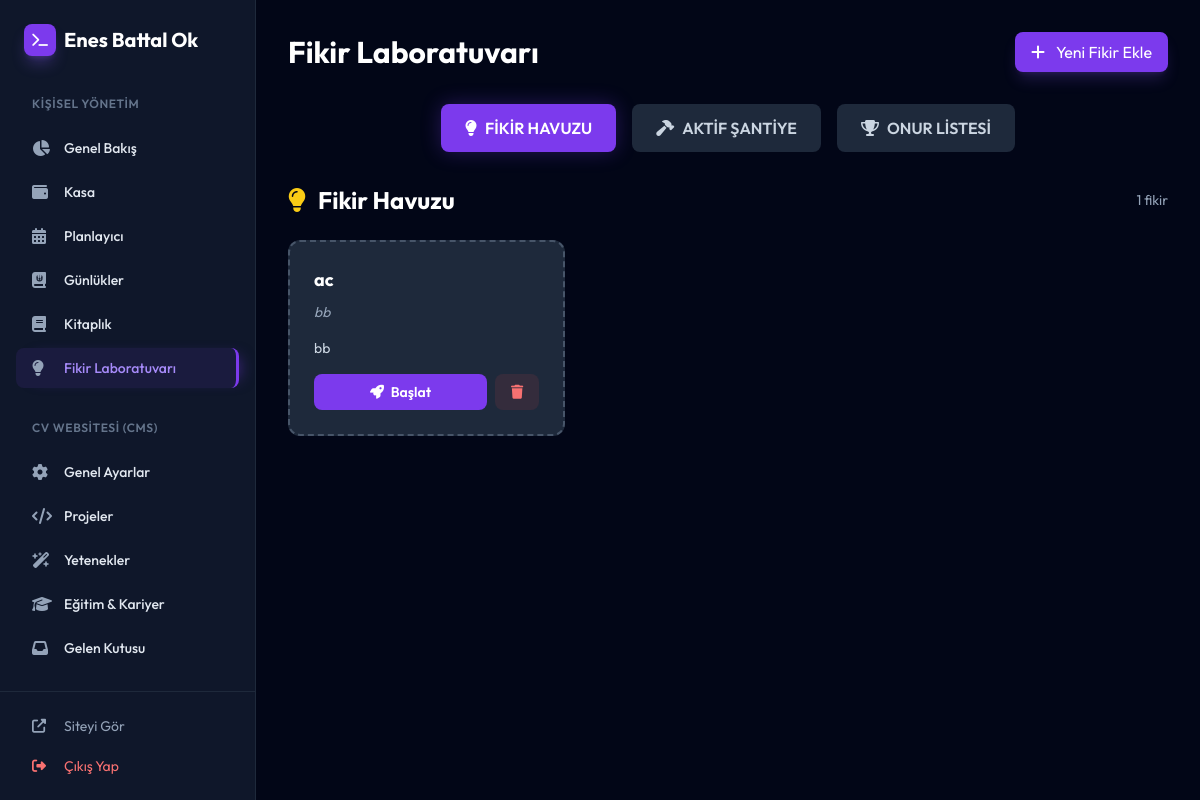
Page /admin/ideas (signed in) on the earlier database version.
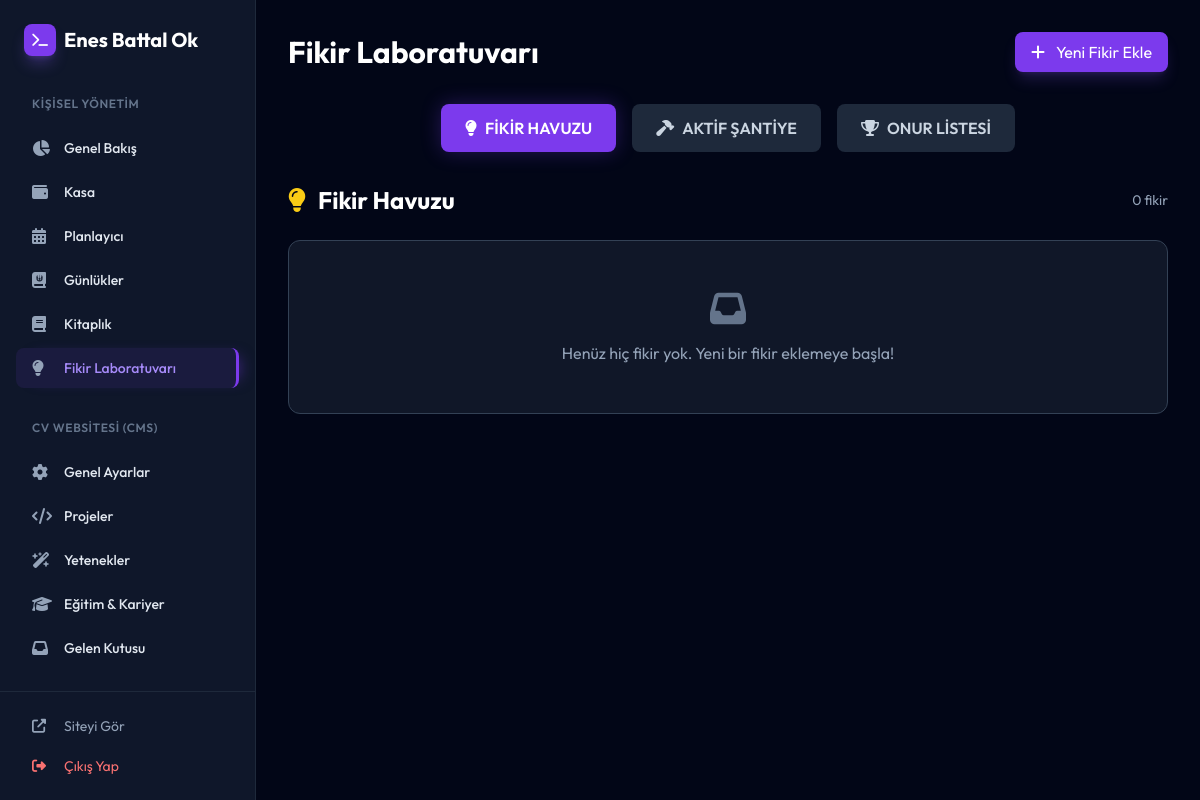
Same page on the later database version.
### models.py (models this page shows)
class ProjeFikri(db.Model):
    id = db.Column(db.Integer, primary_key=True)
    baslik = db.Column(db.String(200), nullable=False)
    ozet = db.Column(db.String(255)) # Kısa açıklama (Pitch)
    detay = db.Column(db.Text) # Detaylı açıklama
    sorun = db.Column(db.Text) # Çözdüğü sorun nedir?
    teknolojiler = db.Column(db.String(255)) # Virgülle ayrılmış etiketler
    durum = db.Column(db.String(50), default='FIKIR') # 'FIKIR', 'AKTIF', 'BITTI'
    baslangic_tarihi = db.Column(db.DateTime) # Sadece AKTIF ve BITTI ise dolu
    bitis_tarihi = db.Column(db.DateTime) # Tahmini veya gerçekleşen bitiş
    ilerleme = db.Column(db.Integer, default=0) # 0-100 (Sadece AKTIF ise)
    olusturma_tarihi = db.Column(db.DateTime, default=datetime.utcnow)
    gorevler = db.relationship('ProjeGorev', backref=db.backref('proje', lazy=True), cascade='all, delete-orphan')

### main.py (the view)
    @app.route('/admin/ideas')
    @login_required
    def admin_ideas():
        fikirler = ProjeFikri.query.filter_by(durum='FIKIR').order_by(ProjeFikri.olusturma_tarihi.desc()).all()
        aktif_projeler = ProjeFikri.query.filter_by(durum='AKTIF').order_by(ProjeFikri.baslangic_tarihi.desc()).all()
        bugün = datetime.now().date()
        for proje in aktif_projeler:
            for gorev in proje.gorevler:
                if gorev.durum == 'BEKLIYOR' and gorev.baslangic_tarihi:
                    if gorev.baslangic_tarihi.date() <= bugün:
                        gorev.durum = 'YAPILACAK'
        db.session.commit()
        for proje in aktif_projeler:
            proje.gorevler_sirali = sorted(
                proje.gorevler,
                key=lambda g: (g.faz or '', g.sira or g.id)
            )
            toplam_gorev = len(proje.gorevler)
            biten_gorev = len([g for g in proje.gorevler if g.durum == 'BITTI'])
            if toplam_gorev > 0:
                proje.ilerleme_yuzde = (biten_gorev / toplam_gorev) * 100
            else:
                proje.ilerleme_yuzde = 0
            proje.toplam_gorev = toplam_gorev
            proje.biten_gorev = biten_gorev
        biten_projeler = ProjeFikri.query.filter_by(durum='BITTI').order_by(ProjeFikri.bitis_tarihi.desc()).all()
        return render_template('admin_ideas.html', fikirler=fikirler, aktif_projeler=aktif_projeler, biten_projeler=biten_projeler, now=datetime.now())

### templates/admin_ideas.html (shortened to what this page needs)
{% extends "admin_base.html" %}
{% block content %}
<div class="pb-20">
    <div class="flex items-center justify-between mb-8">
        <h1 class="text-3xl font-bold text-white">Fikir Laboratuvarı</h1>
        <button onclick="openAddIdeaModal()" class="px-4 py-2 bg-violet-600 text-white rounded-lg hover:bg-violet-700 transition-all shadow-lg shadow-violet-500/20">
            <i class="fas fa-plus mr-2"></i> Yeni Fikir Ekle
        </button>
    </div>
    <div class="flex justify-center gap-4 mb-8">
        <button onclick="switchTab('fikir')" id="tab-fikir-btn" class="tab-button active px-6 py-3 rounded-lg font-semibold transition-all flex items-center gap-2 bg-violet-600 text-white shadow-lg shadow-violet-500/20">
            <i class="fas fa-lightbulb"></i> FİKİR HAVUZU
        </button>
        <button onclick="switchTab('aktif')" id="tab-aktif-btn" class="tab-button px-6 py-3 rounded-lg font-semibold transition-all flex items-center gap-2 bg-slate-800 text-slate-300 hover:bg-slate-700">
            <i class="fas fa-hammer"></i> AKTİF ŞANTİYE
        </button>
        <button onclick="switchTab('honor')" id="tab-honor-btn" class="tab-button px-6 py-3 rounded-lg font-semibold transition-all flex items-center gap-2 bg-slate-800 text-slate-300 hover:bg-slate-700">
            <i class="fas fa-trophy"></i> ONUR LİSTESİ
        </button>
    </div>
    <div id="tab-fikir" class="tab-content active">
        <div class="flex items-center gap-3 mb-6">
            <i class="fas fa-lightbulb text-2xl text-yellow-400"></i>
            <h2 class="text-2xl font-bold text-white">Fikir Havuzu</h2>
            <span class="ml-auto text-sm text-slate-400">{{ fikirler|length }} fikir</span>
        </div>
        {% if fikirler %}
        <div class="grid grid-cols-1 md:grid-cols-2 lg:grid-cols-3 gap-6 auto-rows-max">
            {% for fikir in fikirler %}
            <div class="bg-slate-800 rounded-xl border-2 border-dashed border-slate-600 p-6 flex flex-col hover:border-violet-500/50 transition-all">
                <h3 class="text-lg font-bold text-white mb-2 line-clamp-2">{{ fikir.baslik }}</h3>
                {% if fikir.sorun %}
                <p class="text-sm text-slate-400 italic mb-4 line-clamp-2">{{ fikir.sorun }}</p>
                {% endif %}
                {% if fikir.ozet %}
                <p class="text-sm text-slate-300 mb-4">{{ fikir.ozet }}</p>
                {% endif %}
                <div class="flex gap-2 mt-auto">
                    <button onclick="openPlanningModal({{ fikir.id }}, '{{ fikir.baslik }}')" class="flex-1 px-4 py-2 bg-violet-600 hover:bg-violet-700 text-white font-semibold rounded-lg transition-all text-sm">
                        <i class="fas fa-rocket mr-1"></i> Başlat
                    </button>
                    <form action="{{ url_for('delete_idea', id=fikir.id) }}" method="POST" style="flex: 0;" onsubmit="return confirm('Sil?')">
                        <button type="submit" class="px-4 py-2 bg-red-500/10 hover:bg-red-500/20 text-red-400 rounded-lg transition-all text-sm">
                            <i class="fas fa-trash"></i>
                        </button>
                    </form>
                </div>
            </div>
            {% endfor %}
        </div>
        {% else %}
        <div class="text-center py-12 bg-slate-800/50 rounded-xl border border-slate-700">
            <i class="fas fa-inbox text-4xl text-slate-500 mb-3"></i>
            <p class="text-slate-400">Henüz hiç fikir yok. Yeni bir fikir eklemeye başla!</p>
        </div>
        {% endif %}
    </div>
</div>
{% endblock %}

### templates/admin_base.html (shortened to what this page needs)
<!DOCTYPE html>
<html lang="tr">
<head>
    <script src="https://cdn.tailwindcss.com"></script>
    <link rel="stylesheet" href="https://cdnjs.cloudflare.com/ajax/libs/font-awesome/6.5.1/css/all.min.css">
    <link rel="stylesheet" href="https://cdnjs.cloudflare.com/ajax/libs/cropperjs/1.5.13/cropper.min.css">
</head>
<body class="bg-slate-950 text-slate-200 flex min-h-screen">
    <aside id="sidebar" class="w-64 bg-slate-900 border-r border-slate-800 flex flex-col fixed h-full z-50 transition-transform -translate-x-full lg:translate-x-0">
        <div class="p-6 hidden lg:block">
            <h1 class="text-xl font-bold text-white flex items-center gap-2">
                <span class="w-8 h-8 bg-violet-600 rounded-lg flex items-center justify-center shadow-lg shadow-violet-500/30">
                    <i class="fas fa-terminal text-sm"></i>
                </span>
                Enes Battal Ok
            </h1>
        </div>
        <nav class="flex-grow overflow-y-auto px-4 space-y-8 py-4">
            <div>
                <p class="px-4 text-xs font-semibold text-slate-500 uppercase tracking-wider mb-4">Kişisel Yönetim</p>
                <div class="space-y-1">
                    <a href="{{ url_for('dashboard') }}" class="flex items-center gap-3 px-4 py-2.5 rounded-lg transition-all hover:bg-slate-800 group {% if request.path == url_for('dashboard') %}sidebar-item-active{% endif %}">
                        <i class="fas fa-chart-pie w-5 text-slate-400 group-hover:text-violet-400"></i>
                        <span class="text-sm font-medium">Genel Bakış</span>
                    </a>
                    <a href="{{ url_for('admin_finance') }}" class="flex items-center gap-3 px-4 py-2.5 rounded-lg transition-all hover:bg-slate-800 group {% if request.path == url_for('admin_finance') %}sidebar-item-active{% endif %}">
                        <i class="fas fa-wallet w-5 text-slate-400 group-hover:text-violet-400"></i>
                        <span class="text-sm font-medium">Kasa</span>
                    </a>
                    <a href="{{ url_for('admin_planner') }}" class="flex items-center gap-3 px-4 py-2.5 rounded-lg transition-all hover:bg-slate-800 group {% if request.path == url_for('admin_planner') %}sidebar-item-active{% endif %}">
                        <i class="fas fa-calendar-alt w-5 text-slate-400 group-hover:text-violet-400"></i>
                        <span class="text-sm font-medium">Planlayıcı</span>
                    </a>
                    <a href="{{ url_for('admin_diaries') }}" class="flex items-center gap-3 px-4 py-2.5 rounded-lg transition-all hover:bg-slate-800 group {% if request.path == url_for('admin_diaries') %}sidebar-item-active{% endif %}">
                        <i class="fas fa-journal-whills w-5 text-slate-400 group-hover:text-violet-400"></i>
                        <span class="text-sm font-medium">Günlükler</span>
                    </a>
                    <a href="{{ url_for('admin_books') }}" class="flex items-center gap-3 px-4 py-2.5 rounded-lg transition-all hover:bg-slate-800 group {% if request.path == url_for('admin_books') %}sidebar-item-active{% endif %}">
                        <i class="fas fa-book w-5 text-slate-400 group-hover:text-violet-400"></i>
                        <span class="text-sm font-medium">Kitaplık</span>
                    </a>
                    <a href="{{ url_for('admin_ideas') }}" class="flex items-center gap-3 px-4 py-2.5 rounded-lg transition-all hover:bg-slate-800 group {% if request.path == url_for('admin_ideas') %}sidebar-item-active{% endif %}">
                        <i class="fas fa-lightbulb w-5 text-slate-400 group-hover:text-violet-400"></i>
                        <span class="text-sm font-medium">Fikir Laboratuvarı</span>
                    </a>
                </div>
            </div>
            <div>
                <p class="px-4 text-xs font-semibold text-slate-500 uppercase tracking-wider mb-4">CV Websitesi (CMS)</p>
                <div class="space-y-1">
                    <a href="{{ url_for('admin_settings') }}" class="flex items-center gap-3 px-4 py-2.5 rounded-lg transition-all hover:bg-slate-800 group {% if request.path == url_for('admin_settings') %}sidebar-item-active{% endif %}">
                        <i class="fas fa-cog w-5 text-slate-400 group-hover:text-violet-400"></i>
                        <span class="text-sm font-medium">Genel Ayarlar</span>
                    </a>
                    <a href="{{ url_for('admin_projects') }}" class="flex items-center gap-3 px-4 py-2.5 rounded-lg transition-all hover:bg-slate-800 group {% if request.path == url_for('admin_projects') %}sidebar-item-active{% endif %}">
                        <i class="fas fa-code w-5 text-slate-400 group-hover:text-violet-400"></i>
                        <span class="text-sm font-medium">Projeler</span>
                    </a>
                    <a href="{{ url_for('admin_skills') }}" class="flex items-center gap-3 px-4 py-2.5 rounded-lg transition-all hover:bg-slate-800 group {% if request.path == url_for('admin_skills') %}sidebar-item-active{% endif %}">
                        <i class="fas fa-wand-magic-sparkles w-5 text-slate-400 group-hover:text-violet-400"></i>
                        <span class="text-sm font-medium">Yetenekler</span>
                    </a>
                    <a href="{{ url_for('admin_resume') }}" class="flex items-center gap-3 px-4 py-2.5 rounded-lg transition-all hover:bg-slate-800 group {% if request.path == url_for('admin_resume') %}sidebar-item-active{% endif %}">
                        <i class="fas fa-graduation-cap w-5 text-slate-400 group-hover:text-violet-400"></i>
                        <span class="text-sm font-medium">Eğitim & Kariyer</span>
                    </a>
                    <a href="{{ url_for('admin_inbox') }}" class="flex items-center gap-3 px-4 py-2.5 rounded-lg transition-all hover:bg-slate-800 group {% if request.path == url_for('admin_inbox') %}sidebar-item-active{% endif %}">
                        <i class="fas fa-inbox w-5 text-slate-400 group-hover:text-violet-400"></i>
                        <span class="text-sm font-medium">Gelen Kutusu</span>
                    </a>
                </div>
            </div>
        </nav>
        <div class="p-4 border-t border-slate-800 space-y-1">
            <a href="{{ url_for('home') }}" target="_blank" class="flex items-center gap-3 px-4 py-2 rounded-lg text-slate-400 hover:text-white hover:bg-slate-800 transition-all text-sm">
                <i class="fas fa-external-link-alt w-5"></i>
                Siteyi Gör
            </a>
            <a href="{{ url_for('logout') }}" class="flex items-center gap-3 px-4 py-2 rounded-lg text-red-400 hover:bg-red-500/10 transition-all text-sm">
                <i class="fas fa-sign-out-alt w-5"></i>
                Çıkış Yap
            </a>
        </div>
    </aside>
    <main class="flex-grow lg:ml-64 p-4 md:p-8 pt-20 lg:pt-8">
        {% block content %}{% endblock %}
    </main>
</body>
</html>

### templates/admin_base.html (style rules this page uses)
body { font-family: 'Outfit', sans-serif; }
.sidebar-item-active { background-color: rgb(124 58 237 / 0.1); color: #a78bfa; border-right: 3px solid #7c3aed; box-shadow: 10px 0 15px -10px rgba(124, 58, 237, 0.5); }

### templates/admin_ideas.html (style rules this page uses)
.tab-button { transition: all 0.3s ease; }
.tab-button.active { background-color: #7c3aed; color: white; box-shadow: 0 0 20px rgba(124, 58, 237, 0.3); }
.tab-content { animation: fadeIn 0.3s ease; }

Differences in the rows shown:
no longer on this page (row edited): ProjeFikri: baslik "ac", sorun "bb", ozet "bb"
Other differences:
{{ fikirler|length }}: "1" → "0"
text now shown: "Henüz hiç fikir yok. Yeni bir fikir eklemeye başla!"
